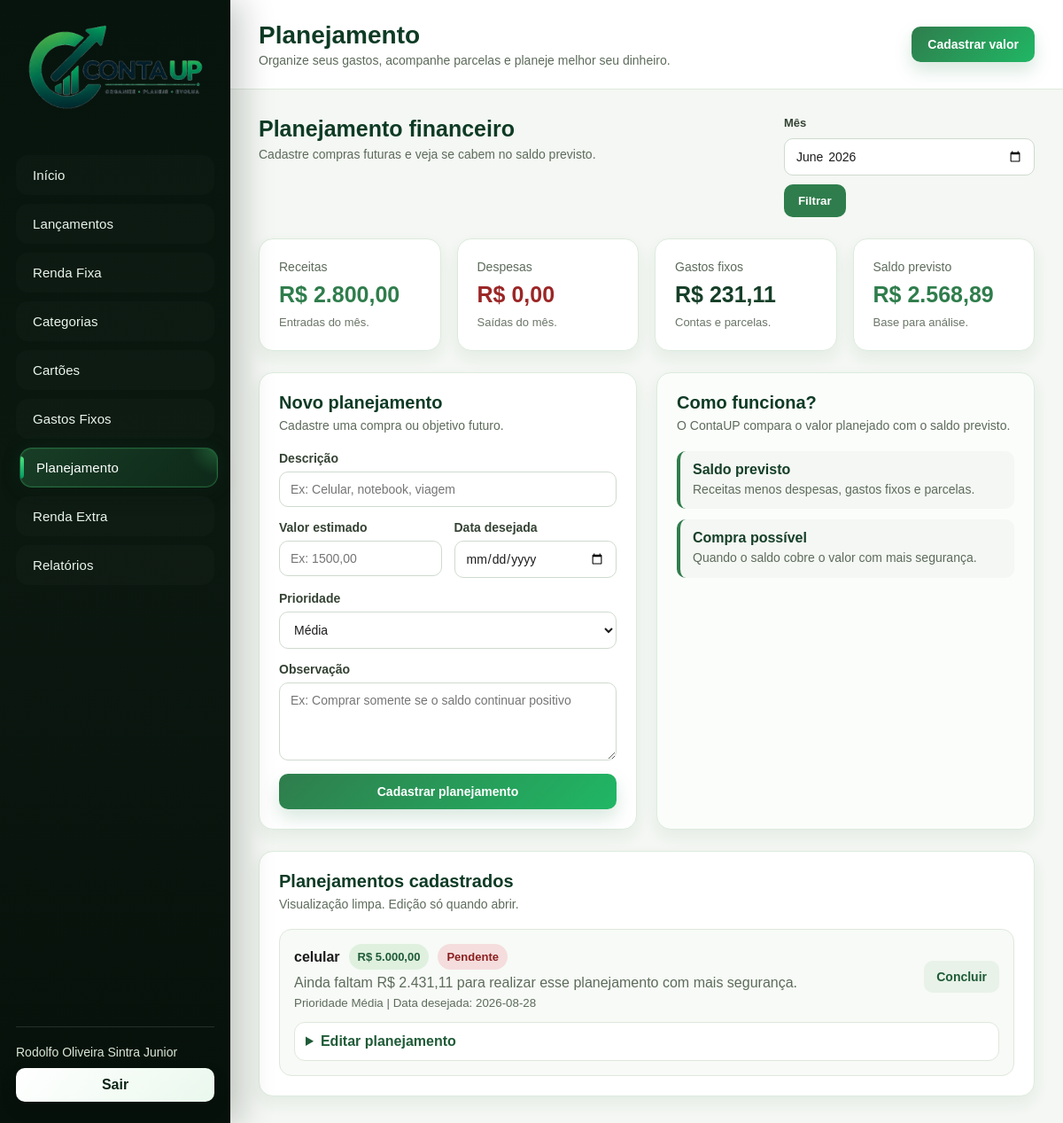
Page /planejamento (signed in) on the committed database.
### tables this page shows
CREATE TABLE planejamentos (
            id INTEGER PRIMARY KEY AUTOINCREMENT,
            usuario_id INTEGER NOT NULL,
            descricao TEXT NOT NULL,
            valor_estimado REAL NOT NULL,
            data_desejada TEXT,
            prioridade TEXT DEFAULT 'Média',
            observacao TEXT,
            realizado INTEGER DEFAULT 0,
            ativo INTEGER DEFAULT 1,
            FOREIGN KEY (usuario_id) REFERENCES usuarios(id) ON DELETE CASCADE
        );

### rotas/planejamento.py (the view)
@planejamento_bp.route('/planejamento')
@login_obrigatorio
def planejamento():
    usuario_id = session.get('usuario_id')
    mes = request.args.get('mes', mes_atual())
    planejamentos = listar_planejamentos(usuario_id)
    gastos_fixos = listar_gastos_fixos(usuario_id)
    conexao = conectar()
    cursor = conexao.cursor()
    cursor.execute(
        '''
        SELECT COALESCE(SUM(valor), 0) AS total
        FROM lancamentos
        WHERE usuario_id = ?
        AND tipo = 'receita'
        AND ativo = 1
        AND substr(data, 1, 7) = ?
        ''',
        (usuario_id, mes)
    )
    total_receitas_lancamentos = cursor.fetchone()['total']
    cursor.execute(
        '''
        SELECT COALESCE(SUM(valor), 0) AS total
        FROM lancamentos
        WHERE usuario_id = ?
        AND tipo = 'despesa'
        AND ativo = 1
        AND substr(data, 1, 7) = ?
        ''',
        (usuario_id, mes)
    )
    total_despesas = cursor.fetchone()['total']
    cursor.execute(
        '''
        SELECT *
        FROM compras_cartao
        WHERE usuario_id = ?
        AND ativo = 1
        ''',
        (usuario_id,)
    )
    compras_cartao = cursor.fetchall()
    conexao.close()
    total_parcelas_cartao = 0
    for compra in compras_cartao:
        dados = calcular_parcelamento(
            compra['data_compra'],
            compra['parcelas_total'],
            compra['valor_total']
        )
        if dados['status'] == 'Em andamento':
            total_parcelas_cartao += dados['valor_parcela']
    rendas_fixas = listar_rendas_fixas(usuario_id)
    total_renda_fixa = calcular_total_rendas_fixas(rendas_fixas)
    total_receitas = total_receitas_lancamentos + total_renda_fixa
    saldo = total_receitas - total_despesas
    total_gastos_fixos = calcular_total_gastos_fixos(gastos_fixos, total_parcelas_cartao)
    saldo_previsto = saldo - total_gastos_fixos
    planejamentos_formatados = []
    for item in planejamentos:
        planejamentos_formatados.append({
            'id': item['id'],
            'descricao': item['descricao'],
            'valor_estimado': item['valor_estimado'],
            'data_desejada': item['data_desejada'],
            'prioridade': item['prioridade'],
            'observacao': item['observacao'],
            'realizado': item['realizado'],
            'analise': analisar_planejamento(item['valor_estimado'], saldo_previsto)
        })
    return render_template(
        'planejamento.html',
        planejamentos=planejamentos_formatados,
        mes=mes,
        total_receitas=total_receitas,
        total_renda_fixa=total_renda_fixa,
        total_despesas=total_despesas,
        total_gastos_fixos=total_gastos_fixos,
        saldo=saldo,
        saldo_previsto=saldo_previsto
    )

### app.py (called while the page is built)
@app.context_processor
def funcoes_globais():
    return {
        'formatar_moeda': formatar_moeda
    }

### database.py (called while the page is built)
def conectar():
    conexao = sqlite3.connect(DATABASE)
    conexao.row_factory = sqlite3.Row
    conexao.execute('PRAGMA foreign_keys = ON')
    return conexao

def listar_gastos_fixos(usuario_id):
    conexao = conectar()
    cursor = conexao.cursor()
    cursor.execute(
        '''
        SELECT
            gastos_fixos.*,
            categorias.nome AS categoria
        FROM gastos_fixos
        LEFT JOIN categorias ON categorias.id = gastos_fixos.categoria_id
        WHERE gastos_fixos.usuario_id = ?
        AND gastos_fixos.ativo = 1
        ORDER BY gastos_fixos.dia_vencimento, gastos_fixos.descricao
        ''',
        (usuario_id,)
    )
    gastos = cursor.fetchall()
    conexao.close()
    return gastos

def listar_planejamentos(usuario_id):
    conexao = conectar()
    cursor = conexao.cursor()
    cursor.execute(
        '''
        SELECT * FROM planejamentos
        WHERE usuario_id = ?
        AND ativo = 1
        ORDER BY realizado, data_desejada, prioridade
        ''',
        (usuario_id,)
    )
    planejamentos = cursor.fetchall()
    conexao.close()
    return planejamentos

def listar_rendas_fixas(usuario_id):
    conexao = conectar()
    cursor = conexao.cursor()
    cursor.execute(
        '''
        SELECT
            rendas_fixas.*,
            categorias.nome AS categoria
        FROM rendas_fixas
        LEFT JOIN categorias ON categorias.id = rendas_fixas.categoria_id
        WHERE rendas_fixas.usuario_id = ?
        AND rendas_fixas.ativo = 1
        ORDER BY rendas_fixas.descricao
        ''',
        (usuario_id,)
    )
    rendas = cursor.fetchall()
    conexao.close()
    return rendas

### funcoes.py (called while the page is built)
def formatar_moeda(valor):
    if valor is None:
        valor = 0
    return f'R$ {valor:,.2f}'.replace(',', 'X').replace('.', ',').replace('X', '.')

def mes_atual():
    return datetime.now().strftime('%Y-%m')

def analisar_planejamento(valor_estimado, saldo):
    if saldo >= valor_estimado:
        return 'Com o saldo previsto, esse planejamento parece possível sem comprometer tanto o orçamento.'
    falta = valor_estimado - saldo
    return f'Ainda faltam {formatar_moeda(falta)} para realizar esse planejamento com mais segurança.'

def calcular_total_gastos_fixos(gastos_fixos, total_parcelas_cartao):
    total = total_parcelas_cartao
    for gasto in gastos_fixos:
        total += gasto['valor']
    return total

### templates/planejamento.html (shortened to what this page needs)
{% extends 'base.html' %}
{% block pagina %}Planejamento{% endblock %}
{% block conteudo %}
<section class='page-header'><div><h2>Planejamento financeiro</h2><p>Cadastre compras futuras e veja se cabem no saldo previsto.</p></div><form class='filtro-mes' method='GET' action='{{ url_for('planejamento.planejamento') }}'><label>Mês</label><input type='month' name='mes' value='{{ mes }}'><button type='submit'>Filtrar</button></form></section>
<section class='cards-grid'><article class='card resumo-card'><span>Receitas</span><strong class='valor receita'>{{ formatar_moeda(total_receitas) }}</strong><p>Entradas do mês.</p></article><article class='card resumo-card'><span>Despesas</span><strong class='valor despesa'>{{ formatar_moeda(total_despesas) }}</strong><p>Saídas do mês.</p></article><article class='card resumo-card'><span>Gastos fixos</span><strong>{{ formatar_moeda(total_gastos_fixos) }}</strong><p>Contas e parcelas.</p></article><article class='card resumo-card'><span>Saldo previsto</span><strong class='valor {% if saldo_previsto >= 0 %}receita{% else %}despesa{% endif %}'>{{ formatar_moeda(saldo_previsto) }}</strong><p>Base para análise.</p></article></section>
<section class='form-grid'><article class='card'><div class='card-title'><h3>Novo planejamento</h3><p>Cadastre uma compra ou objetivo futuro.</p></div><form class='formulario' method='POST' action='{{ url_for('planejamento.novo_planejamento') }}'><div class='form-group'><label>Descrição</label><input type='text' name='descricao' placeholder='Ex: Celular, notebook, viagem' required></div><div class='form-row'><div class='form-group'><label>Valor estimado</label><input type='text' name='valor_estimado' placeholder='Ex: 1500,00' required></div><div class='form-group'><label>Data desejada</label><input type='date' name='data_desejada'></div></div><div class='form-group'><label>Prioridade</label><select name='prioridade'><option value='Baixa'>Baixa</option><option value='Média' selected>Média</option><option value='Alta'>Alta</option></select></div><div class='form-group'><label>Observação</label><textarea name='observacao' rows='4' placeholder='Ex: Comprar somente se o saldo continuar positivo'></textarea></div><button class='btn-primary' type='submit'>Cadastrar planejamento</button></form></article><article class='card apoio-card'><div class='card-title'><h3>Como funciona?</h3><p>O ContaUP compara o valor planejado com o saldo previsto.</p></div><div class='lista-dicas'><div><strong>Saldo previsto</strong><span>Receitas menos despesas, gastos fixos e parcelas.</span></div><div><strong>Compra possível</strong><span>Quando o saldo cobre o valor com mais segurança.</span></div></div></article></section>
<section class='card'><div class='card-title'><h3>Planejamentos cadastrados</h3><p>Visualização limpa. Edição só quando abrir.</p></div>{% if planejamentos %}<div class='lista-resumo'>{% for item in planejamentos %}<div class='linha-lancamento'><div class='lancamento-info'><div><strong>{{ item.descricao }}</strong><span class='badge-info'>{{ formatar_moeda(item.valor_estimado) }}</span>{% if item.realizado == 1 %}<span class='tipo receita'>Realizado</span>{% else %}<span class='tipo despesa'>Pendente</span>{% endif %}</div><p>{{ item.analise }}</p><small>Prioridade {{ item.prioridade }}{% if item.data_desejada %} | Data desejada: {{ item.data_desejada }}{% endif %}</small></div><div class='acoes-edicao'>{% if item.realizado == 1 %}<a class='btn-secondary' href='{{ url_for('planejamento.reabrir_planejamento', planejamento_id=item.id) }}'>Reabrir</a>{% else %}<a class='btn-secondary' href='{{ url_for('planejamento.concluir_planejamento', planejamento_id=item.id) }}'>Concluir</a>{% endif %}</div><details class='editar-detalhes'><summary>Editar planejamento</summary></details></div>{% endfor %}</div>{% else %}<div class='empty-state'><strong>Nenhum planejamento</strong><p>Cadastre uma compra futura para analisar.</p></div>{% endif %}</section>
{% endblock %}

### static/css/style.css (style rules this page uses)
* { margin: 0; padding: 0; box-sizing: border-box; }
body { font-family: Arial, Helvetica, sans-serif; background: #f4f7f3; color: #1c1c1c; }
a { text-decoration: none; color: inherit; }
button, input, select, textarea { font-family: inherit; }
.btn-top, .btn-primary, .btn-secondary, .btn-danger, .btn { border: none; cursor: pointer; border-radius: 10px; font-weight: bold; font-size: 14px; display: inline-block; text-align: center; }
.btn-top, .btn-primary, .btn { background: #2f7d4c; color: #ffffff; padding: 12px 18px; }
.btn-secondary { background: #e8f2e8; color: #1f5b37; padding: 10px 14px; }
.auth-form, .formulario { display: flex; flex-direction: column; gap: 15px; }
.page-header, .dashboard-header { display: flex; justify-content: space-between; align-items: flex-start; gap: 20px; margin-bottom: 24px; }
.page-header h2, .dashboard-header h2 { font-size: 25px; color: #163f28; margin-bottom: 6px; }
.page-header p, .dashboard-header p { color: #5d6b5b; font-size: 14px; }
.filtro-mes { display: flex; align-items: end; gap: 10px; flex-wrap: wrap; }
.filtro-mes label { font-size: 13px; font-weight: bold; color: #344233; }
.filtro-mes input, .filtro-mes select { min-width: 145px; }
.filtro-mes button { background: #2f7d4c; color: #ffffff; padding: 11px 16px; border: none; border-radius: 10px; cursor: pointer; font-weight: bold; }
.card { background: #ffffff; border: 1px solid #dfe8dc; border-radius: 16px; padding: 22px; box-shadow: 0 8px 18px rgba(31, 91, 55, 0.07); }
.card-title, .section-title { margin-bottom: 18px; }
.card-title h3, .section-title h2 { color: #163f28; font-size: 20px; margin-bottom: 5px; }
.card-title p { color: #5d6b5b; font-size: 14px; line-height: 1.4; }
.cards-grid { display: grid; grid-template-columns: repeat(4, 1fr); gap: 18px; margin-bottom: 24px; }
.dashboard-grid, .form-grid, .grid-2 { display: grid; grid-template-columns: repeat(2, 1fr); gap: 22px; margin-bottom: 24px; }
.resumo-card span { color: #5d6b5b; font-size: 14px; }
.resumo-card strong { display: block; color: #163f28; font-size: 25px; margin: 8px 0; }
.resumo-card p { color: #6b7568; font-size: 13px; line-height: 1.4; }
.valor.receita, .valor-tabela.receita { color: #2f7d4c; }
.valor.despesa, .valor-tabela.despesa { color: #9b2626; }
.form-group, .campo { display: flex; flex-direction: column; gap: 7px; }
.form-group label, .campo label { color: #344233; font-weight: bold; font-size: 14px; }
.form-group input, .form-group select, .form-group textarea, .campo input, .campo select, .campo textarea, .filtro-mes input, .filtro-mes select { width: 100%; border: 1px solid #cfdacf; background: #ffffff; color: #1c1c1c; border-radius: 10px; padding: 11px 12px; font-size: 14px; outline: none; }
.form-row { display: grid; grid-template-columns: repeat(2, 1fr); gap: 14px; }
textarea { resize: vertical; }
.apoio-card { background: #fbfdfb; }
.lista-dicas, .lista-resumo, .resumo-lista { display: flex; flex-direction: column; gap: 12px; }
.lista-dicas div { border-left: 4px solid #2f7d4c; background: #f4f7f3; padding: 12px 14px; border-radius: 10px; }
.lista-dicas strong { display: block; color: #163f28; margin-bottom: 4px; }
.lista-dicas span { color: #5d6b5b; font-size: 14px; line-height: 1.4; }
.acoes-edicao, .acoes-card { display: flex; align-items: center; gap: 10px; flex-wrap: wrap; }
.badge-info, .badge-neutro, .tipo { display: inline-block; padding: 7px 10px; border-radius: 999px; font-size: 13px; font-weight: bold; }
.badge-info { background: #dff0df; color: #1f5b37; }
.tipo.despesa { background: #f5dddd; color: #8a1f1f; }
.linha-lancamento { background: #f7faf6; border: 1px solid #dfe8dc; border-radius: 14px; padding: 16px; display: grid; grid-template-columns: 1fr auto; gap: 14px; }
.lancamento-info { display: flex; flex-direction: column; gap: 6px; }
.lancamento-info div { display: flex; align-items: center; gap: 10px; flex-wrap: wrap; }
.lancamento-info p, .lancamento-info small { color: #5d6b5b; }
.editar-detalhes { grid-column: 1 / -1; background: #ffffff; border: 1px solid #dfe8dc; border-radius: 12px; padding: 12px; }
.editar-detalhes summary { cursor: pointer; color: #1f5b37; font-weight: bold; }
.btn-top, .btn-primary, .btn { background: linear-gradient(135deg, #2f7d4c, #20b765); box-shadow: 0 10px 20px rgba(47, 125, 76, 0.18); }
.topbar h1, .page-header h2, .dashboard-header h2, .card-title h3, .section-title h2 { color: #0e3b25; }
.card { border-color: #dcebdd; }

### rows in the picture
planejamentos: descricao "celular", valor_estimado "R$ 5.000,00", realizado "Pendente", analise "Ainda faltam R$ 2.431,11 para realizar esse planejamento com mais segurança.", prioridade "Média", data_desejada "2026-08-28"

### other values in the picture
{{ session.get('usuario_nome') }} "Rodolfo Oliveira Sintra Junior"
